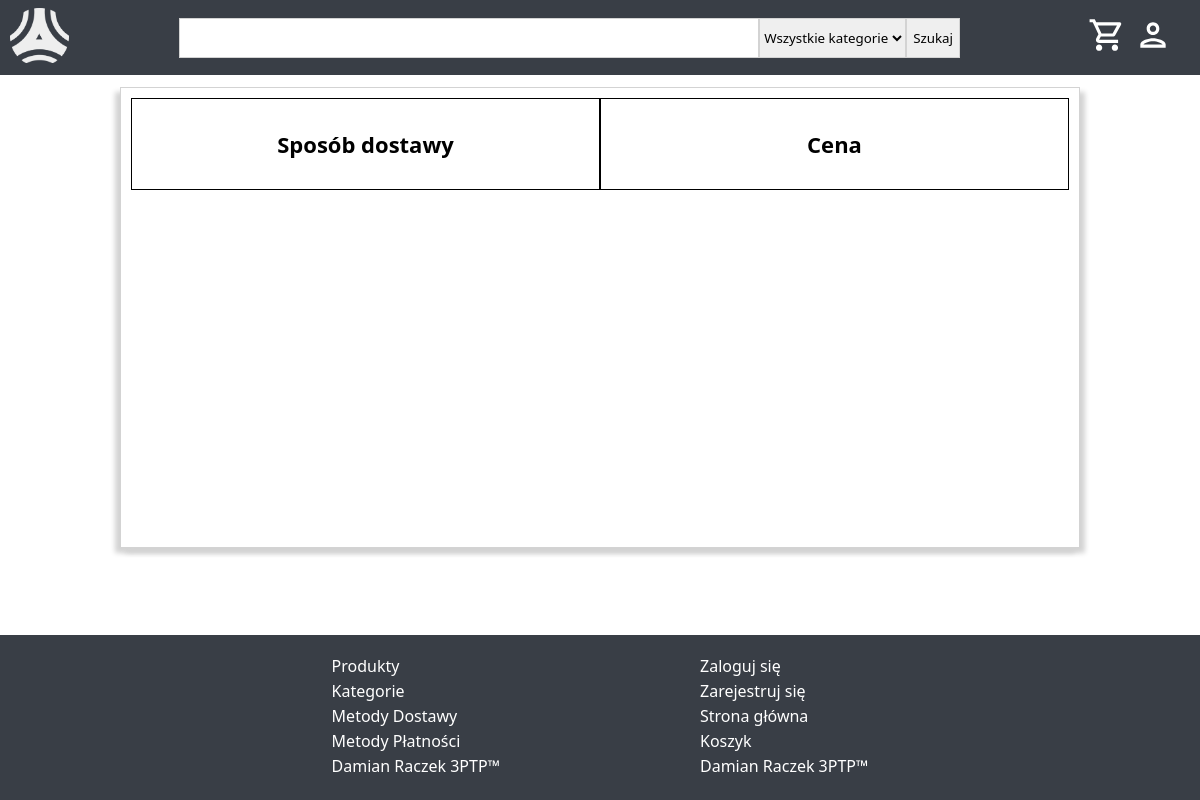
The page /delivery on the database as committed earlier.
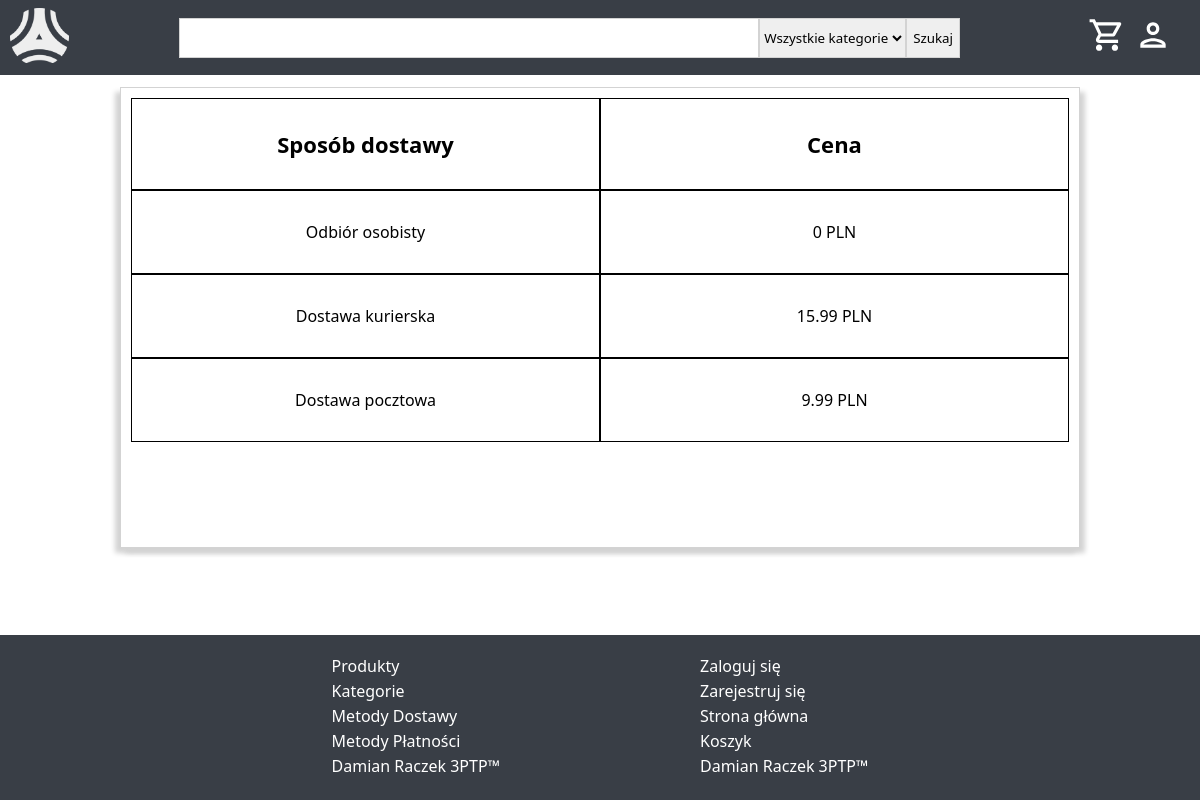
The same page on the database as committed later.
### tables this page shows
CREATE TABLE `delivery_methods` (
  `id` bigint(20) NOT NULL,
  `name` varchar(255) NOT NULL,
  `price` double(10,2) NOT NULL,
  `created_date` datetime NOT NULL,
  `user_id_created` bigint(20) NOT NULL,
  `last_modified_date` datetime NOT NULL,
  `user_id_last_modified` bigint(20) NOT NULL,
  `status` tinyint(3) UNSIGNED NOT NULL
);

### MVC/controllers/Controller.php (called while the page is built, shortened)
<?php
class Controller{
    public function loadView($name, $data, $return){
        include($name.".php");
        if($return===true){
           return ob_get_clean();
        }
    }
}

### MVC/models/databaseModels/DeliveryModel.php (called while the page is built, shortened)
<?php
class DeliveryModel{
    public function getMethods(){
        $dbh = include("MVC/models/databaseModels/Database.php");
        $stmt = $dbh->prepare("SELECT id, name, price FROM delivery_methods WHERE status = ?");
        $stmt->execute([StatusEnum::ACTIVE]);
        $result = $stmt->fetchAll();
        return $result;
    }
}

### MVC/views/info/deliveryMethods.php (the view, shortened to what the changed rows need)
<!DOCTYPE html>
<html lang="en">
<head>
    <?php echo $data['styles']; ?>
</head>
<body>
    <?php echo $data['header']; ?>
    <main>
        <div class="grid">
            <div class="header">
                Sposób dostawy
            </div>
            <div class="header">
                Cena
            </div>
            <?php foreach($data['delivery_methods'] as $method): ?>
                <div class="value">
                    <?php echo $method['name']; ?>
                </div>
                <div class="value">
                    <?php echo $method['price']." PLN"; ?>
                </div>
            <?php endforeach; ?>
        </div>
    </main>
    <?php echo $data['footer']; ?>
</body>
</html>

### MVC/views/common/header.php (shortened to what the changed rows need)
<header>
    <a href="/dRaczekProjekt/home" id="logo-wrapper">
        <img src="/dRaczekProjekt/img/logo/logo_transparent_img_only.png" id="logo">
    </a>
    <div id="searchbar-wrapper">
        <form action="/dRaczekProjekt/products" method="get">
            <input type="text" name="text" <?php if(isset($_GET['text'])) echo "value=\"".$_GET['text']."\""; ?>>
            <select name="categoryId">
                <option value="999">Wszystkie kategorie</option>
            </select>
            <input type="submit" value="Szukaj">
        </form>
    </div>
    <div id="header-items-wrapper">
        <a class="item" href="/dRaczekProjekt/cart">
            <img src="/dRaczekProjekt/img/cart-icon.svg">
        </a>
        <div class="item">
            <img src="/dRaczekProjekt/img/account-icon.svg">
        </div>
    </div>
</header>

### MVC/views/common/footer.php
<footer>
    <div class="column">
        <a href="/dRaczekProjekt/products">Produkty</a>
        <a href="/dRaczekProjekt/categories">Kategorie</a>
        <a href="/dRaczekProjekt/delivery">Metody Dostawy</a>
        <a href="/dRaczekProjekt/payment">Metody Płatności</a>
        <a>Damian Raczek 3PTP™</a>
    </div>
    <div class="column">
        <a href="/dRaczekProjekt/login">Zaloguj się</a>
        <a href="/dRaczekProjekt/register">Zarejestruj się</a>
        <a href="/dRaczekProjekt/home">Strona główna</a>
        <a href="/dRaczekProjekt/cart">Koszyk</a>
        <a>Damian Raczek 3PTP™</a>
    </div>
</footer>

### router/Router.php (shortened to what the changed rows need)
<?php
class Router {
    function routeRequest($requestUri, $routes) {
        $requestUri=urldecode($requestUri);
        foreach ($routes as $route => $params) {
            $pattern = str_replace(':id', '(\d+)', $route);
            $pattern = str_replace(":token", '([A-Za-z\d]+)', $pattern);
            $pattern = str_replace(":pageableUsers", '\?((page=(\d)+)(&size=(\d)+)((&email=([A-Za-z\d])+)*)((&firstName=([\p{L}\p{N}\s])+)*)((&lastName=([\p{L}\p{N}\s])+)*)((&status=(\d)+)*)((&createdDate=([\d-])+)*)((&id=(\d)+)*)((&orderBy=([A-Za-z_])+)*)((&order=([A-Za-z])+)*))', $pattern);
            $pattern = str_replace(":pageableProductsUser", '(\?page=(\d)+&size=(\d)+((&text=([\p{L}\p{N}\s]*))*)((&categoryId=(\d)+)*)((&gender=(\d)+)*)((&price_from=(\d)+)*)((&price_to=(\d)+)*)((&productSize=(\d)+)*)((&colour=(\d)+)*)((&orderBy=([\p{L}\p{N}_])+)*)((&order=([\p{L}])+)*))', $pattern);
            $pattern = str_replace(":pageableCategories", '\?((page=(\d)+)(&size=(\d)+)((&name=([\p{L}\p{N}\s])+)*)((&status=(\d)+)*)((&createdDate=([\d-])+)*)((&id=(\d)+)*)((&orderBy=([A-Za-z_])+)*)((&order=([A-Za-z])+)*))', $pattern);
            $pattern = str_replace(":pageableProducts", '\?((page=(\d)+)(&size=(\d)+)((&name=([\p{L}\p{N}\s])+)*)((&categoryId=(\d)+)*)((&description=([\p{L}\p{N}\s.,:;"\'() \n-])+)*)((&priceFrom=(\d+(?:\.\d+)?))*)((&priceTo=(\d+(?:\.\d+)?))*)((&quantityFrom=(\d)+)*)((&quantityTo=(\d)+)*)((&productSize=(\d)+)*)((&colour=(\d)+)*)((&gender=(\d)+)*)((&viewCountFrom=(\d)+)*)((&viewCountTo=(\d)+)*)((&status=(\d)+)*)((&createdDate=([\d-])+)*)((&id=(\d)+)*)((&orderBy=([A-Za-z_])+)*)((&order=([A-Za-z])+)*))', $pattern);
            $pattern = str_replace(":pageableOrders", '\?((page=(\d)+)(&size=(\d)+)((&first_name=([\p{L}\p{N}\s])+)*)((&last_name=([\p{L}\p{N}\s])+)*)((&street=([\p{L}\p{N}\s])+)*)((&postal_code=([-\d])+)*)((&postal_city=([\p{L}\p{N}\s])+)*)((&country=([\p{L}\p{N}\s])+)*)((&nip=([\d])+)*)((&company_name=([\p{L}\p{N}\s])+)*)((&delivery_id=(\d)+)*)((&payment_method_id=(\d)+)*)((&payment_status=(\d)+)*)((&order_status=(\d)+)*)((&status=(\d)+)*)((&createdDate=([\d-])+)*)((&id=(\d)+)*)((&orderBy=([A-Za-z_])+)*)((&order=([A-Za-z])+)*))', $pattern);
            if (preg_match('#^'.$pattern.'$#u', $requestUri, $matches)) {
                $controller = new $params['controller']();
                $action = $params['action'];
                $params = array_slice($matches, 1);
                call_user_func_array(array($controller, $action), $params);
                return true;
            }
        }
        return false;
    }
  }

Rows that differ between the two databases and show on the page:
added delivery_methods: name "Odbiór osobisty", price "0"
added delivery_methods: name "Dostawa kurierska", price "15.99"
added delivery_methods: name "Dostawa pocztowa", price "9.99"
